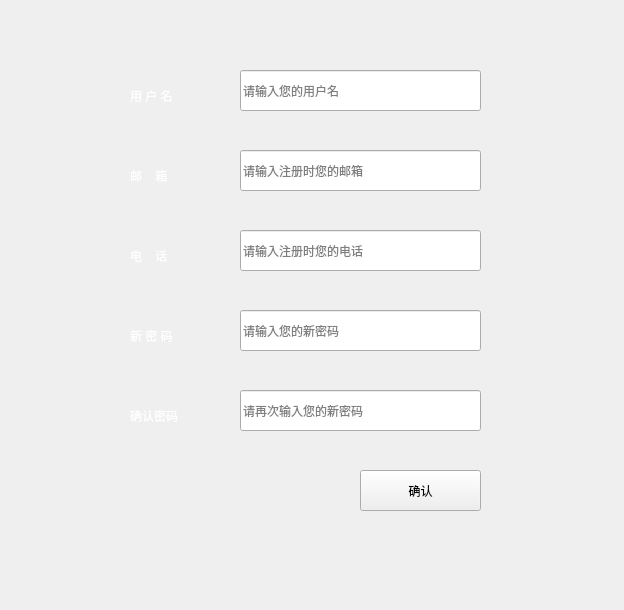
<?xml version="1.0" encoding="UTF-8"?>
<ui version="4.0">
 <class>forgetPasswordWindow</class>
 <widget class="QMainWindow" name="forgetPasswordWindow">
  <property name="geometry">
   <rect>
    <x>0</x>
    <y>0</y>
    <width>624</width>
    <height>610</height>
   </rect>
  </property>
  <property name="windowTitle">
   <string>MainWindow</string>
  </property>
  <widget class="QWidget" name="centralwidget">
   <property name="styleSheet">
    <string notr="true">#centralwidget{
border-image: url(:/image/login/图片3.png);
}</string>
   </property>
   <widget class="QLabel" name="label_2">
    <property name="geometry">
     <rect>
      <x>130</x>
      <y>160</y>
      <width>81</width>
      <height>31</height>
     </rect>
    </property>
    <property name="styleSheet">
     <string notr="true">font: 12pt &quot;黑体&quot;;
color: rgb(255, 255, 255);</string>
    </property>
    <property name="text">
     <string>邮    箱</string>
    </property>
   </widget>
   <widget class="QLineEdit" name="usernamelineEdit">
    <property name="geometry">
     <rect>
      <x>240</x>
      <y>70</y>
      <width>241</width>
      <height>41</height>
     </rect>
    </property>
    <property name="styleSheet">
     <string notr="true">border-image: url(:/image/login/图片4.png);
font: 12pt &quot;微软雅黑&quot;;</string>
    </property>
    <property name="text">
     <string/>
    </property>
    <property name="placeholderText">
     <string>请输入您的用户名</string>
    </property>
   </widget>
   <widget class="QLabel" name="label">
    <property name="geometry">
     <rect>
      <x>130</x>
      <y>80</y>
      <width>81</width>
      <height>31</height>
     </rect>
    </property>
    <property name="styleSheet">
     <string notr="true">font: 12pt &quot;黑体&quot;;
color: rgb(255, 255, 255);</string>
    </property>
    <property name="text">
     <string>用 户 名</string>
    </property>
   </widget>
   <widget class="QLineEdit" name="emaillineEdit">
    <property name="geometry">
     <rect>
      <x>240</x>
      <y>150</y>
      <width>241</width>
      <height>41</height>
     </rect>
    </property>
    <property name="styleSheet">
     <string notr="true">border-image: url(:/image/login/图片4.png);
font: 12pt &quot;微软雅黑&quot;;</string>
    </property>
    <property name="text">
     <string/>
    </property>
    <property name="placeholderText">
     <string>请输入注册时您的邮箱</string>
    </property>
   </widget>
   <widget class="QLabel" name="label_5">
    <property name="geometry">
     <rect>
      <x>130</x>
      <y>320</y>
      <width>81</width>
      <height>31</height>
     </rect>
    </property>
    <property name="styleSheet">
     <string notr="true">font: 12pt &quot;黑体&quot;;
color: rgb(255, 255, 255);</string>
    </property>
    <property name="text">
     <string>新 密 码</string>
    </property>
   </widget>
   <widget class="QLineEdit" name="newPasswordlineEdit">
    <property name="geometry">
     <rect>
      <x>240</x>
      <y>310</y>
      <width>241</width>
      <height>41</height>
     </rect>
    </property>
    <property name="styleSheet">
     <string notr="true">border-image: url(:/image/login/图片4.png);
font: 12pt &quot;微软雅黑&quot;;</string>
    </property>
    <property name="text">
     <string/>
    </property>
    <property name="echoMode">
     <enum>QLineEdit::Password</enum>
    </property>
    <property name="placeholderText">
     <string>请输入您的新密码</string>
    </property>
   </widget>
   <widget class="QLabel" name="label_6">
    <property name="geometry">
     <rect>
      <x>130</x>
      <y>400</y>
      <width>81</width>
      <height>31</height>
     </rect>
    </property>
    <property name="styleSheet">
     <string notr="true">font: 12pt &quot;黑体&quot;;
color: rgb(255, 255, 255);</string>
    </property>
    <property name="text">
     <string>确认密码</string>
    </property>
   </widget>
   <widget class="QLineEdit" name="ackPasswordlineEdit">
    <property name="geometry">
     <rect>
      <x>240</x>
      <y>390</y>
      <width>241</width>
      <height>41</height>
     </rect>
    </property>
    <property name="styleSheet">
     <string notr="true">border-image: url(:/image/login/图片4.png);
font: 12pt &quot;微软雅黑&quot;;</string>
    </property>
    <property name="text">
     <string/>
    </property>
    <property name="echoMode">
     <enum>QLineEdit::Password</enum>
    </property>
    <property name="placeholderText">
     <string>请再次输入您的新密码</string>
    </property>
   </widget>
   <widget class="QPushButton" name="commotpushButton">
    <property name="geometry">
     <rect>
      <x>360</x>
      <y>470</y>
      <width>121</width>
      <height>41</height>
     </rect>
    </property>
    <property name="styleSheet">
     <string notr="true">border-image: url(:/image/login/图片4.png);
font: 12pt &quot;微软雅黑&quot;;</string>
    </property>
    <property name="text">
     <string>确认</string>
    </property>
   </widget>
   <widget class="QLineEdit" name="telphonelineEdit">
    <property name="geometry">
     <rect>
      <x>240</x>
      <y>230</y>
      <width>241</width>
      <height>41</height>
     </rect>
    </property>
    <property name="styleSheet">
     <string notr="true">border-image: url(:/image/login/图片4.png);
font: 12pt &quot;微软雅黑&quot;;</string>
    </property>
    <property name="text">
     <string/>
    </property>
    <property name="placeholderText">
     <string>请输入注册时您的电话</string>
    </property>
   </widget>
   <widget class="QLabel" name="label_7">
    <property name="geometry">
     <rect>
      <x>130</x>
      <y>240</y>
      <width>81</width>
      <height>31</height>
     </rect>
    </property>
    <property name="styleSheet">
     <string notr="true">font: 12pt &quot;黑体&quot;;
color: rgb(255, 255, 255);</string>
    </property>
    <property name="text">
     <string>电    话</string>
    </property>
   </widget>
  </widget>
 </widget>
 <resources/>
 <connections/>
</ui>
